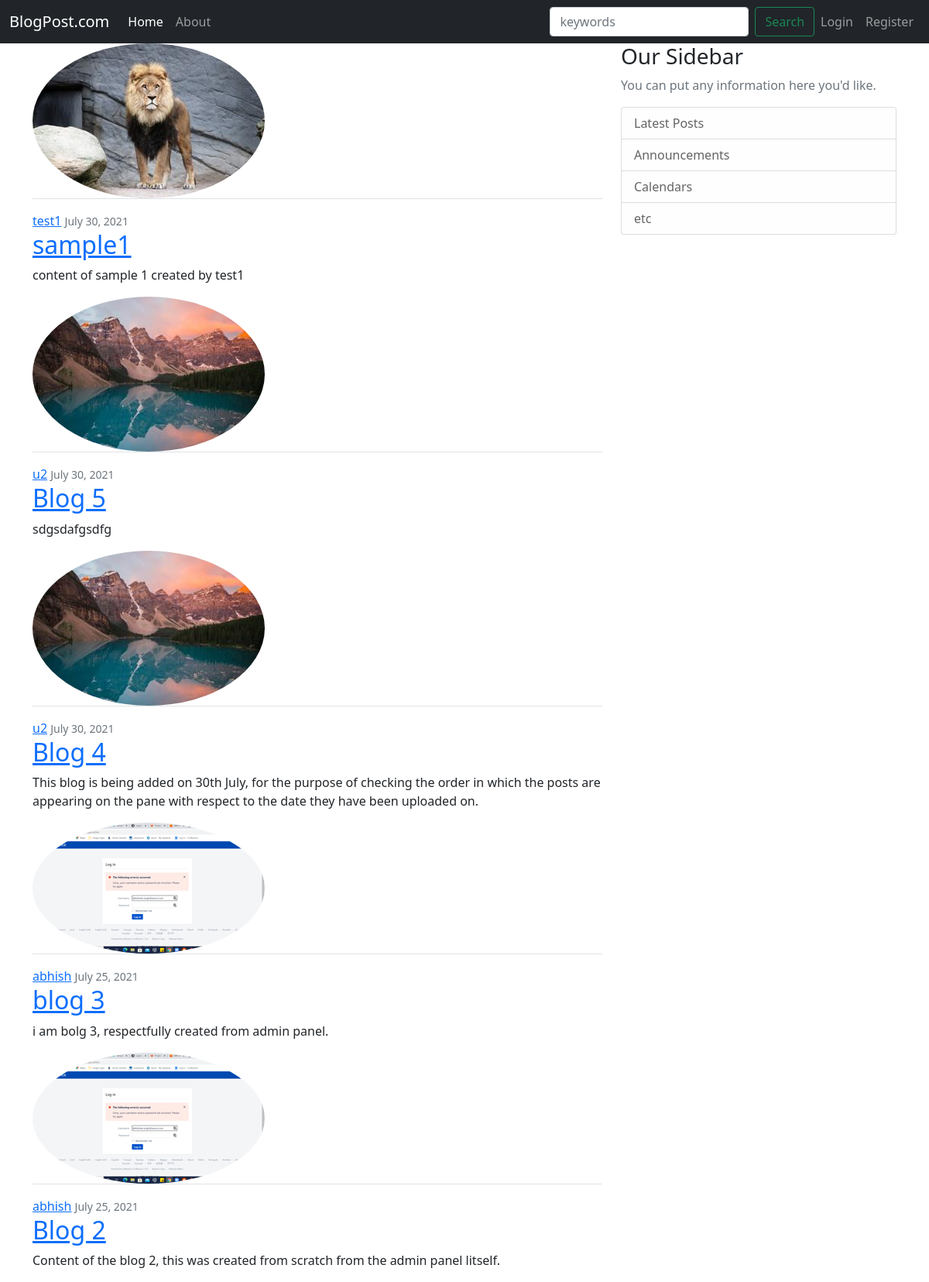
/home/, run on the app's committed database.
### blog/models.py (models this page shows, shortened)
class Post(models.Model):
    title = models.CharField(max_length=100)
    content = models.TextField()
    date_posted = models.DateTimeField(default=timezone.now)
    author = models.ForeignKey(User, on_delete=models.CASCADE)

### users/models.py (models this page shows, shortened)
class Profile(models.Model):
    user = models.OneToOneField(User, on_delete=models.CASCADE)
    image = models.ImageField(default='default.jpg', upload_to='profile_pics')

### blog/views.py (the view)
# urls.py: path('home/', PostListView.as_view(), name='blog-home'),
class PostListView(ListView):
    model = Post
    template_name = 'blog/home.html'  # <app>/<model>_<view_type>.html
    context_object_name = 'posts'
    ordering = ['-date_posted']

### blog/templates/blog/home.html
{% extends 'blog/base.html' %}
{% block content %}
{% for post in posts %}
<article class="media content-section" >
    <img class="rounded-circle" src="{{ post.author.profile.image.url }}">
    <div class="media-body border-top pt-3">
        <div class="article-metadata">
            <a class="mr-2" href="#">{{ post.author }}</a>
            <small class="text-muted">{{ post.date_posted|date:"F d, Y" }}</small>
        </div>
        <h2><a class="article-title" href="{% url 'post-detail' post.id %}">{{ post.title }}</a></h2>
        <p class="article-content">{{ post.content }}</p>
    </div>
</article>
{% endfor %}
{% endblock content %}

### blog/templates/blog/base.html (shortened to what this page needs)
{% load static %}
<!DOCTYPE html>
<html lang="en">
<head>
    <link rel="stylesheet" type="text.css" href="{% static 'blog/main.css' %}">
    <link href="https://cdn.jsdelivr.net/npm/bootstrap@5.0.2/dist/css/bootstrap.min.css" rel="stylesheet"
>
</head>
<body>
    <header class="site-header">
        <nav class="navbar navbar-expand-lg navbar-dark bg-dark">
            <div class="container-fluid">
                <a class="navbar-brand" href="{% url 'blog-home' %}">BlogPost.com</a>
                <div class="collapse navbar-collapse" id="navbarSupportedContent">
                    <ul class="navbar-nav me-auto mb-2 mb-lg-0">
                        <li class="nav-item">
                            <a class="nav-link active" aria-current="page" href="{% url 'blog-home' %}">Home</a>
                        </li>
                        <li class="nav-item">
                            <a class="nav-link" href="{% url 'blog-about' %}">About</a>
                        </li>
                    </ul>
                    <form class="d-flex">
                        <input class="form-control me-2" type="search" placeholder="keywords" aria-label="Search">
                        <button class="btn btn-outline-success" type="submit">Search</button>
                    </form>
                    <div class="navbar-nav">
                        {% if user.is_authenticated %}
                        <a class="nav-item nav-link" href="/post/new/">New Post</a>
                        <a class="nav-item nav-link" href="/profile/">Profile</a>
                        <a class="nav-item nav-link" href="/logout/">Logout</a>
                        {% else %}
                        <a class="nav-item nav-link" href="/login/">Login</a>
                        <a class="nav-item nav-link" href="/register/">Register</a>
                        {% endif %}
                    </div>
                </div>
            </div>
        </nav>
    </header>
    <main role="main", class="container">
        <div class="row">
            <div class="col-md-8">
                {% block content %}{% endblock %}
            </div>
            <div class="col-md-4">
                <div class="content-section">
                    <h3>Our Sidebar</h3>
                    <p class='text-muted'>You can put any information here you'd like.
                    <ul class="list-group">
                        <li class="list-group-item list-group-item-light">Latest Posts</li>
                        <li class="list-group-item list-group-item-light">Announcements</li>
                        <li class="list-group-item list-group-item-light">Calendars</li>
                        <li class="list-group-item list-group-item-light">etc</li>
                    </ul>
                    </p>
                </div>
            </div>
        </div>
    </main>
</body>
</html>

### data on the page
Post: author.profile.image (picture), author "test1", date_posted "July 30, 2021", title "sample1", content "content of sample 1 created by test1"
Post: author.profile.image (placeholder picture), author "u2", date_posted "July 30, 2021", title "Blog 5", content "sdgsdafgsdfg"
Post: author.profile.image (placeholder picture), author "u2", date_posted "July 30, 2021", title "Blog 4", content "This blog is being added on 30th July, for the purpose of checking the order in which the posts are appearing on the pane with respect to the date they have been uploaded on."
Post: author.profile.image (picture), author "abhish", date_posted "July 25, 2021", title "blog 3", content "i am bolg 3, respectfully created from admin panel."
Post: author.profile.image (picture), author "abhish", date_posted "July 25, 2021", title "Blog 2", content "Content of the blog 2, this was created from scratch from the admin panel litself."
